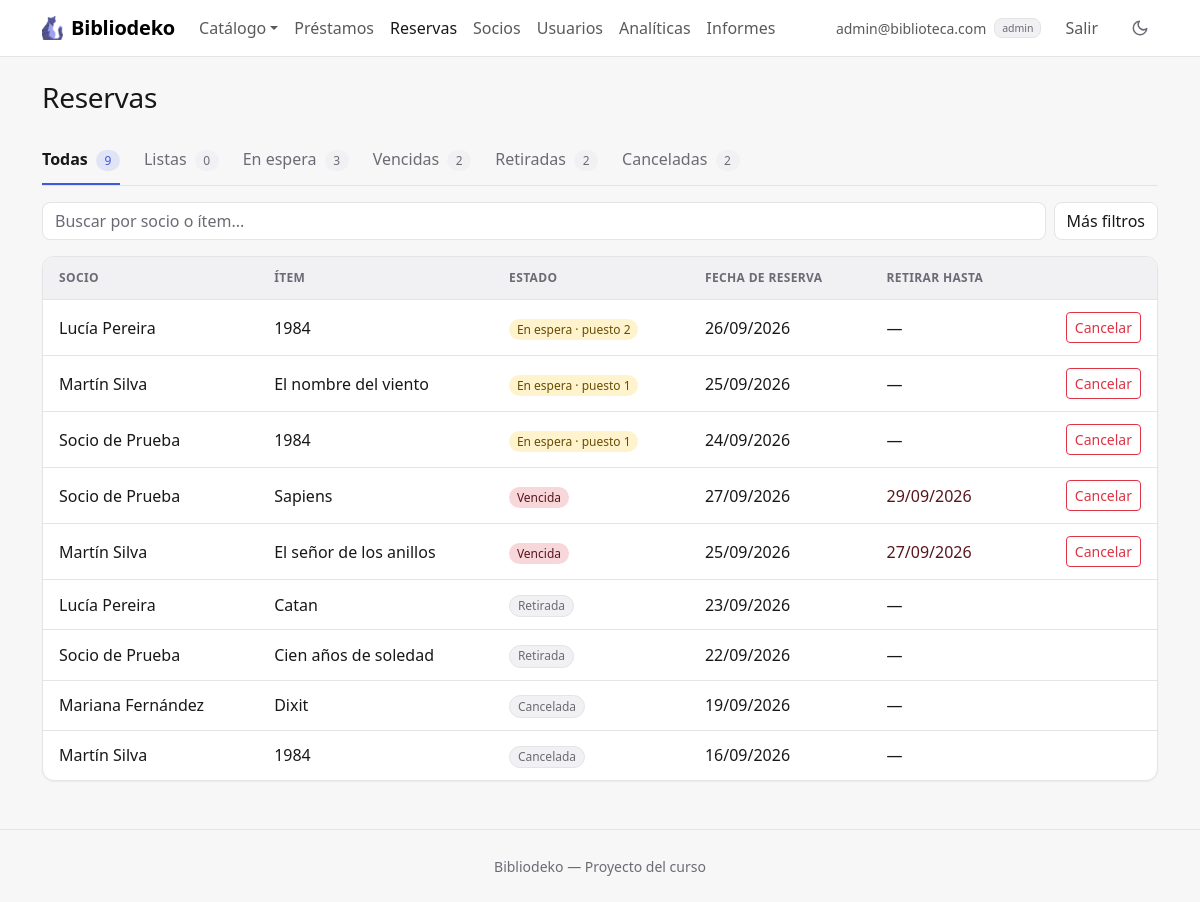
The app's page /index.php?accion=listarReservas (signed in) with its own data.
### tables this page shows
CREATE TABLE IF NOT EXISTS reservas (
    id                INT  AUTO_INCREMENT PRIMARY KEY,
    socio_id          INT  NOT NULL,
    item_id           INT  NOT NULL,
    fecha_reserva     DATE NOT NULL,
    fecha_vencimiento DATE NULL,
    estado            ENUM('pendiente', 'lista', 'retirada', 'cancelada') NOT NULL DEFAULT 'pendiente',
    FOREIGN KEY (socio_id) REFERENCES socios(id) ON DELETE RESTRICT,
    FOREIGN KEY (item_id) REFERENCES items(id) ON DELETE RESTRICT,
     
    CHECK (estado <> 'lista' OR fecha_vencimiento IS NOT NULL)
);

CREATE TABLE IF NOT EXISTS socios (
    id          INT AUTO_INCREMENT PRIMARY KEY,
    usuario_id  INT NOT NULL UNIQUE,
    nombre      VARCHAR(100) NOT NULL,
    direccion   VARCHAR(255) NOT NULL,
    telefono    VARCHAR(20)  NOT NULL,
    foto        VARCHAR(100) NOT NULL DEFAULT 'avatar.png',
    FOREIGN KEY (usuario_id) REFERENCES usuarios(id) ON DELETE RESTRICT
);

CREATE TABLE IF NOT EXISTS items (
    id        INT AUTO_INCREMENT PRIMARY KEY,
    tipo      ENUM('libro', 'juego', 'proyecto') NOT NULL DEFAULT 'libro',
    titulo    VARCHAR(150) NOT NULL,
    autor     VARCHAR(100) NOT NULL,
    categoria VARCHAR(50)  NULL,
    stock     INT UNSIGNED NOT NULL DEFAULT 1,
    imagen    VARCHAR(100) NOT NULL DEFAULT 'default.png'
);

### controllers/ReservaController.php (called while the page is built, shortened)
<?php
require_once __DIR__ . '/../models/Reserva.php';
function leerFiltrosReservas($datos) {
    $filtros = [
        'socio_id' => trim($datos['socio_id'] ?? ''),
        'item_id'  => trim($datos['item_id'] ?? ''),
        'estado'   => trim($datos['estado'] ?? ''),
        'q'        => trim($datos['q'] ?? ''),
    ];
    if (!ctype_digit($filtros['socio_id'])) {
        $filtros['socio_id'] = '';
    }
    if (!ctype_digit($filtros['item_id'])) {
        $filtros['item_id'] = '';
    }
    if (!in_array($filtros['estado'], Reserva::FILTROS_ESTADO)) {
        $filtros['estado'] = '';
    }
    return $filtros;
}
function listarReservas() {
    global $pdo;
    $filtros = leerFiltrosReservas($_GET);
    $paginacion = ['pagina' => $_GET['p'] ?? 1, 'por_pagina' => 10];
    if (esAdmin()) {
        $resultado = Reserva::listar($pdo, array_merge($filtros, $paginacion));
        $titulo = 'Reservas';
    }
    $reservas = $resultado['filas'];
    require __DIR__ . '/../views/reservas/listar.php';
}

### helpers.php (called while the page is built, shortened)
<?php
function esAdmin() {
    return isset($_SESSION['usuario']) && $_SESSION['usuario']['rol'] === 'admin';
}
function calcularPaginacion($total, $pagina, $porPagina) {
    $porPagina = (int) $porPagina;
    $paginas = max(1, (int) ceil($total / $porPagina));
    $pagina = min(max(1, (int) $pagina), $paginas);
    return [
        'pagina'  => $pagina,
        'paginas' => $paginas,
        'limite'  => ' LIMIT ' . $porPagina . ' OFFSET ' . ($pagina - 1) * $porPagina,
    ];
}
function formatoFecha($fecha) {
    return date('d/m/Y', strtotime($fecha));
}

### models/Reserva.php (called while the page is built, shortened)
<?php
class Reserva {
    private $fechaReserva;
    private $fechaVencimiento;
    private $estado;
    private $socioNombre;
    private $itemTitulo;
    private $puesto;
    public function __construct($id, $socioId, $itemId, $fechaReserva, $fechaVencimiento, $estado, $socioNombre, $itemTitulo, $puesto) {
        $this->fechaReserva = $fechaReserva;
        $this->fechaVencimiento = $fechaVencimiento;
        $this->estado = $estado;
        $this->socioNombre = $socioNombre;
        $this->itemTitulo = $itemTitulo;
        $this->puesto = $puesto;
    }
    public function getFechaReserva() { return $this->fechaReserva; }
    public function getFechaVencimiento() { return $this->fechaVencimiento; }
    public function getSocioNombre() { return $this->socioNombre; }
    public function getItemTitulo() { return $this->itemTitulo; }
    public function getPuesto() { return $this->puesto; }
    public function estaPendiente() { return $this->estado === 'pendiente'; }
    public function estaLista() { return $this->estado === 'lista' && $this->fechaVencimiento >= date('Y-m-d'); }
    public function estaVencida() { return $this->estado === 'lista' && $this->fechaVencimiento < date('Y-m-d'); }
    public function estaActiva() { return $this->estaPendiente() || $this->estaLista(); }
    public function getEstadoTexto() {
        return ['pendiente' => 'En espera', 'retirada' => 'Retirada', 'cancelada' => 'Cancelada'][$this->estado];
    }
    private static function desdeFila($f) {
        return new Reserva($f['id'], $f['socio_id'], $f['item_id'], $f['fecha_reserva'], $f['fecha_vencimiento'], $f['estado'], $f['socio_nombre'], $f['item_titulo'], $f['puesto']);
    }
    private static function armarFiltros($filtros) {
        $filtros = array_merge(['socio_id' => '', 'item_id' => '', 'estado' => '', 'q' => ''], $filtros);
        $condiciones = [];
        $parametros = [];
        $where = empty($condiciones) ? '' : ' WHERE ' . implode(' AND ', $condiciones);
        return [$where, $parametros];
    }
    public static function listar($pdo, $filtros = []) {
        $filtros = array_merge(['pagina' => 1, 'por_pagina' => 0], $filtros);
        [$where, $parametros] = self::armarFiltros($filtros);
        $stmt = $pdo->prepare('SELECT COUNT(*)' . self::DESDE . $where);
        $stmt->execute($parametros);
        $total = (int) $stmt->fetchColumn();
        $sql = self::SELECT . $where . ' ORDER BY r.estado, r.id DESC';
        $paginacion = calcularPaginacion($total, $filtros['pagina'], $filtros['por_pagina']);
        $sql .= $paginacion['limite'];
        $stmt = $pdo->prepare($sql);
        $stmt->execute($parametros);
        $reservas = [];
        foreach ($stmt->fetchAll() as $f) {
            $reservas[] = self::desdeFila($f);
        }
        return ['filas' => $reservas, 'total' => $total, 'pagina' => $paginacion['pagina'], 'paginas' => $paginacion['paginas']];
    }
}

### views/reservas/listar.php (the view, shortened to what this page needs)
<?php
$tituloPagina = $titulo;
require __DIR__ . '/../header.php';
?>
<div class="encabezado">
  <div>
    <h1 class="h3"><?= htmlspecialchars($tituloPagina) ?></h1>
  </div>
</div>
<?php
require __DIR__ . '/../filtros.php';
?>
<?php if (empty($reservas)): ?>
  <div class="card estado-vacio">
    <?php if (!empty(array_filter($filtros))): ?>
      <p class="titulo">No hay reservas para mostrar.</p>
      <p class="small mb-0">Probá con otra pestaña u otra búsqueda.</p>
    <?php elseif (esAdmin()): ?>
      <p class="titulo">Todavía no hay reservas.</p>
      <p class="small mb-0">Los socios reservan desde el catálogo.</p>
    <?php else: ?>
      <p class="titulo">Todavía no tenés reservas.</p>
      <p class="small mb-0">Buscá un ítem en el <a href="index.php?accion=listarItems">catálogo</a> y apretá «Reservar».</p>
    <?php endif; ?>
  </div>
<?php else: ?>
  <div class="card">
    <div class="table-responsive">
      <table class="table table-hover align-middle">
        <thead>
          <tr>
            <?php if (esAdmin()): ?><th>Socio</th><?php endif; ?>
            <th>Ítem</th>
            <th>Estado</th>
            <th>Fecha de reserva</th>
            <th>Retirar hasta</th>
            <th><span class="visually-hidden">Acciones</span></th>
          </tr>
        </thead>
        <tbody>
          <?php foreach ($reservas as $r): ?>
            <tr class="<?= $r->estaActiva() ? '' : 'text-body-secondary' ?>">
              <?php if (esAdmin()): ?><td class="fw-medium"><?= htmlspecialchars($r->getSocioNombre()) ?></td><?php endif; ?>
              <td><?= htmlspecialchars($r->getItemTitulo()) ?></td>
              <td class="text-nowrap">
                <?php if ($r->estaLista()): ?>
                  <span class="badge rounded-pill bg-success-subtle text-success-emphasis">Lista</span>
                <?php elseif ($r->estaPendiente()): ?>
                  <span class="badge rounded-pill bg-warning-subtle text-warning-emphasis">En espera · puesto <?= htmlspecialchars($r->getPuesto()) ?></span>
                <?php elseif ($r->estaVencida()): ?>
                  <span class="badge rounded-pill bg-danger-subtle text-danger-emphasis">Vencida</span>
                <?php else: ?>
                  <span class="badge rounded-pill etiqueta"><?= htmlspecialchars($r->getEstadoTexto()) ?></span>
                <?php endif; ?>
              </td>
              <td class="text-nowrap"><?= htmlspecialchars(formatoFecha($r->getFechaReserva())) ?></td>
              <td class="text-nowrap <?= $r->estaVencida() ? 'text-danger-emphasis fw-medium' : '' ?>">
                <?= htmlspecialchars($r->estaLista() || $r->estaVencida() ? formatoFecha($r->getFechaVencimiento()) : '—') ?>
              </td>
              <td class="text-end text-nowrap">
                <?php if ($r->estaActiva() || (esAdmin() && $r->estaVencida())): ?>
                  <?php
                  $pregunta = esAdmin()
                      ? '¿Cancelar la reserva de «' . $r->getItemTitulo() . '» que hizo ' . $r->getSocioNombre() . '? No se puede deshacer.'
                      : '¿Cancelar tu reserva de «' . $r->getItemTitulo() . '»? No se puede deshacer.';
                  ?>
                  <form method="POST" action="index.php?accion=cancelarReserva" class="d-inline"
                    data-confirmar="<?= htmlspecialchars($pregunta) ?>"
                    data-boton="Cancelar reserva" data-volver="Volver" data-color="danger">
                    <button type="submit" class="btn btn-sm btn-outline-danger">Cancelar<span class="visually-hidden"> la reserva de «<?= htmlspecialchars($r->getItemTitulo()) ?>»</span></button>
                  </form>
                <?php endif; ?>
              </td>
            </tr>
          <?php endforeach; ?>
        </tbody>
      </table>
    </div>
  </div>
<?php endif; ?>
<?php require __DIR__ . '/../footer.php'; ?>

### assets/css/estilo.css (style rules this page uses)
:root, [data-bs-theme="light"] { --acento-rgb: 59, 91, 219; --acento-hover-rgb: 47, 74, 192; --color-sobre-acento: #ffffff; --color-fondo: #f7f7f8; --color-superficie: #ffffff; --color-superficie-2: #f1f1f3; --color-texto: #18181b; --color-texto-suave: #6b6b75; --color-borde: #e4e4e7; --sombra: 0 1px 2px rgba(24, 24, 27, .05); --sombra-elevada: 0 8px 24px rgba(24, 24, 27, .08); --grafico-devuelto: #8fa3ec; --grafico-vencido: #dc2626; --grafico-tarde: #e0a100; }
:root { --fuente-base: system-ui, -apple-system, "Segoe UI", Roboto, "Helvetica Neue", Arial, sans-serif; --radio: .5rem; --radio-grande: .75rem; --alto-campo: 38px; --proporcion-portada: 3 / 4; }
:root, [data-bs-theme="light"], [data-bs-theme="dark"] { --color-acento: rgb(var(--acento-rgb)); --color-acento-hover: rgb(var(--acento-hover-rgb)); --color-acento-suave: rgba(var(--acento-rgb), .12); --bs-body-font-family: var(--fuente-base); --bs-body-bg: var(--color-superficie); --bs-body-color: var(--color-texto); --bs-emphasis-color: var(--color-texto); --bs-secondary-color: var(--color-texto-suave); --bs-secondary-bg: var(--color-superficie-2); --bs-tertiary-bg: var(--color-superficie-2); --bs-border-color: var(--color-borde); --bs-border-radius: var(--radio); --bs-border-radius-lg: var(--radio-grande); --bs-primary-rgb: var(--acento-rgb); --bs-link-color-rgb: var(--acento-rgb); --bs-link-hover-color-rgb: var(--acento-hover-rgb); --bs-focus-ring-color: rgba(var(--acento-rgb), .25); }
body { background-color: var(--color-fondo); -webkit-font-smoothing: antialiased; }
h1, h2, h3, h4, h5, h6 { font-weight: 600; letter-spacing: -.01em; }
.encabezado { display: flex; flex-wrap: wrap; justify-content: space-between; align-items: center; gap: .75rem; margin-bottom: 1.5rem; }
.encabezado h1 { margin-bottom: 0; }
.btn { font-weight: 500; }
.card { --bs-card-bg: var(--color-superficie); --bs-card-border-color: var(--color-borde); --bs-card-border-radius: var(--radio-grande); --bs-card-inner-border-radius: calc(var(--radio-grande) - 1px); --bs-card-cap-bg: transparent; box-shadow: var(--sombra); }
.badge { font-weight: 500; }
.etiqueta { background-color: var(--color-superficie-2); color: var(--color-texto-suave); border: 1px solid var(--color-borde); }
.table { --bs-table-bg: transparent; --bs-table-hover-bg: var(--color-superficie-2); --bs-table-border-color: var(--color-borde); margin-bottom: 0; }
.table > thead th { background-color: var(--color-superficie-2); color: var(--color-texto-suave); font-size: .75rem; font-weight: 600; letter-spacing: .03em; text-transform: uppercase; white-space: nowrap; }
.table > :not(caption) > * > * { padding: .75rem 1rem; }
.table > tbody > tr:last-child > * { border-bottom: 0; }
.card > .table-responsive { border-radius: inherit; position: relative; }

### records on screen
reservas: socio.nombre "Lucía Pereira", item.titulo "1984", Puesto "2", fecha_reserva "26/09/2026", estado "—"
reservas: socio.nombre "Martín Silva", item.titulo "El nombre del viento", Puesto "1", fecha_reserva "25/09/2026", estado "—"
reservas: socio.nombre "Socio de Prueba", item.titulo "1984", Puesto "1", fecha_reserva "24/09/2026", estado "—"
reservas: socio.nombre "Socio de Prueba", item.titulo "Sapiens", shows "Vencida", fecha_reserva "27/09/2026", estado+fecha_vencimiento "29/09/2026"
reservas: socio.nombre "Martín Silva", item.titulo "El señor de los anillos", shows "Vencida", fecha_reserva "25/09/2026", estado+fecha_vencimiento "27/09/2026"
reservas: socio.nombre "Lucía Pereira", item.titulo "Catan", estado "Retirada", fecha_reserva "23/09/2026", estado "—"
reservas: socio.nombre "Socio de Prueba", item.titulo "Cien años de soledad", estado "Retirada", fecha_reserva "22/09/2026", estado "—"
reservas: socio.nombre "Mariana Fernández", item.titulo "Dixit", estado "Cancelada", fecha_reserva "19/09/2026", estado "—"
reservas: socio.nombre "Martín Silva", item.titulo "1984", estado "Cancelada", fecha_reserva "16/09/2026", estado "—"

### other values on screen
$_SESSION['usuario']['email'] "admin@biblioteca.com"
$_SESSION['usuario']['rol'] "admin"
$tituloPagina "Reservas"
$texto "Todas"
$barra['pestanas']['conteo'][$valor] "9"
$texto "Listas"
$barra['pestanas']['conteo'][$valor] "0"
$texto "En espera"
$barra['pestanas']['conteo'][$valor] "3"
$texto "Vencidas"
$barra['pestanas']['conteo'][$valor] "2"
$texto "Retiradas"
$texto "Canceladas"
